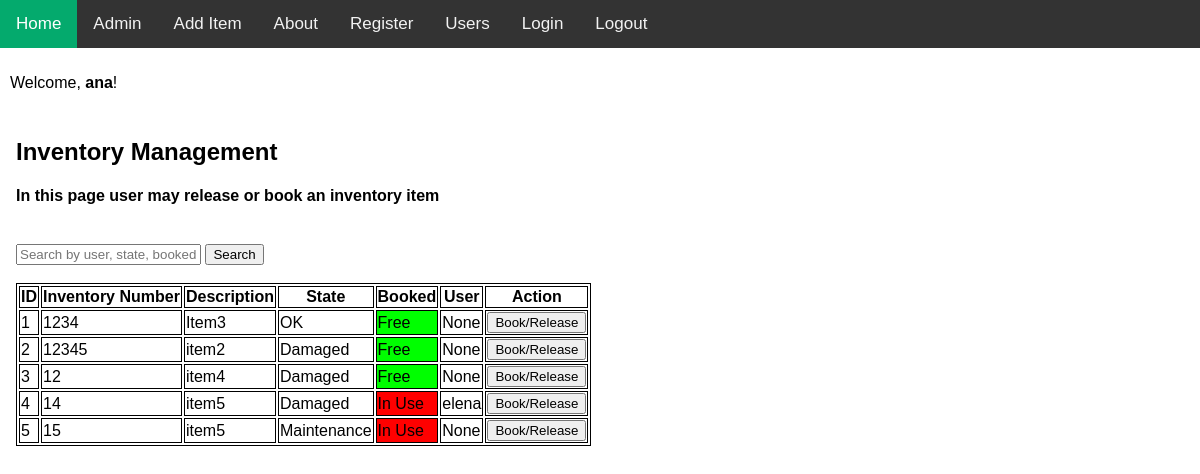
Page / (signed in) on the earlier database version.
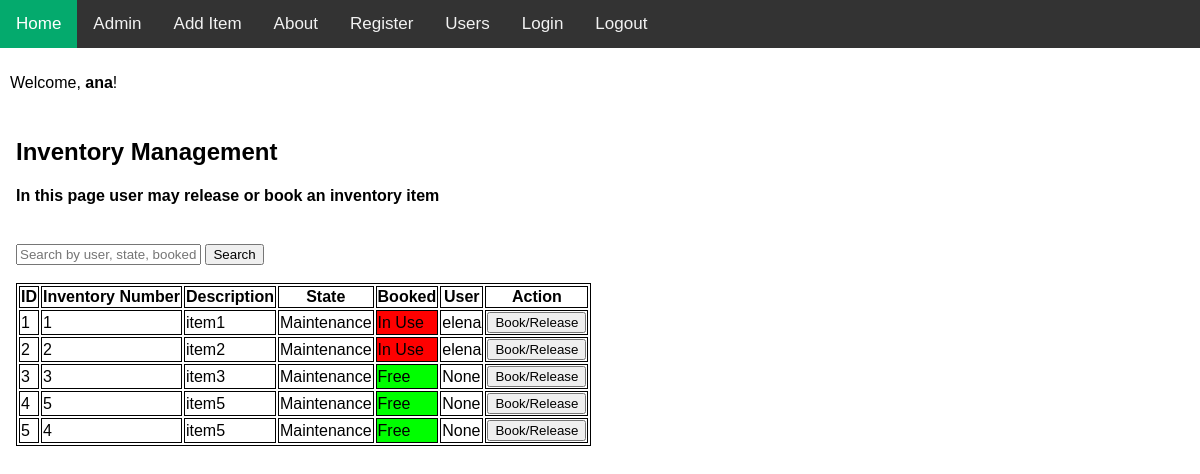
Same page on the later database version.
### app/main/models.py (models this page shows)
class Inventory(db.Model):
    inventory_id = db.Column(db.Integer, primary_key=True)
    inventory_number = db.Column(db.Integer, unique=True, nullable=False)
    inventory_description = db.Column(db.String(80), unique=False, nullable=True)
    inventory_state= db.Column(db.String(80), unique=False, nullable=True)
    inventory_booked = db.Column(db.String(80), unique=False, nullable=True)
    user_id = db.Column(db.Integer, db.ForeignKey('user.user_id'), nullable=True)

### app/main/routes.py (the view, shortened to what this page needs)
@main.route('/',methods=['GET', 'POST'])
def home():
    inventory = Inventory.query.all()
    message=""
    if not current_user.is_authenticated:
        print(f"Debug1 Home- Page of for User not authenticated is displayed")
        return render_template("home.html", inventory=inventory)
    return render_template("home_user_authenticated.html",inventory=inventory,message=message )

### app/main/models.py (called while the page is built)
@login_manager.user_loader
def load_user(user_id):
    return User.query.get(int(user_id))

### app/main/templates/home_user_authenticated.html (shortened to what this page needs)
{% extends "base.html" %}
{% block content %}
<div class="container mt-4">
    <h2>Inventory Management</h2>
    <h4>In this page user may release or book an inventory item</h4>
    <br>
    <form method="GET" action="{{ url_for('main.search_user') }}" class="mb-3">
        <div class="input-group">
            <input type="text" name="search" class="form-control" placeholder="Search by user, state, booked, descr..." value="{{ request.args.get('search', '') }}">
            <button type="submit" class="btn btn-primary">Search</button><br><br>
        </div>
    </form>
    <div class="table-responsive">
    <table class="table table-bordered table-striped">
        <thead class="table-dark">
            <tr>
                <th onclick="sortTable(0)">ID</th>
                <th onclick="sortTable(1)">Inventory Number</th>
                <th onclick="sortTable(2)">Description</th>
                <th onclick="sortTable(3)">State</th>
                <th onclick="sortTable(4)">Booked</th>
                <th onclick="sortTable(5)">User</th>
                <th onclick="sortTable(6)">Action</th>
            </tr>
        </thead>
        <tbody>
            {% for item in inventory%}
            <tr>
                <td> {{ loop.index }} </td>
                <td> {{ item.inventory_number }} </td>
                <td> {{ item.inventory_description }} </td>
                <td> {{ item.inventory_state }} </td>
                {% if item.inventory_booked == "Free" %}   <td style="background-color:#00FF00"> {{ item.inventory_booked }}  </td>
                {% endif %}
                {% if item.inventory_booked == "In Use" %}  <td style="background-color:#FF0000"> {{ item.inventory_booked }}  </td>
                {% endif %}
                <td> {{ item.user_id }} </td>
                <td>
                    <form action="{{ url_for('main.home') }}" method="POST">
                        <button type="submit">Book/Release</button>
                    </form>
                </td>
            </tr>
           {% else %}
            <tr>
                <td colspan="8" class="text-center">No results found</td>
            </tr>
            {% endfor %}
        </tbody>
    </table>
    </div>
</div>
{% endblock %}

Differences in the rows shown:
changed Inventory: inventory_number "1234" → "1"; inventory_description "Item3" → "item1"; inventory_state "OK" → "Maintenance"; user_id "None" → "elena"; inventory_booked "Free" → "In Use"
changed Inventory "item2": inventory_number "12345" → "2"; inventory_state "Damaged" → "Maintenance"; user_id "None" → "elena"; inventory_booked "Free" → "In Use"
changed Inventory: inventory_number "12" → "3"; inventory_description "item4" → "item3"; inventory_state "Damaged" → "Maintenance"
changed Inventory (number 4 of 5 on the later page): inventory_number "14" → "5"; inventory_state "Damaged" → "Maintenance"; user_id "elena" → "None"; inventory_booked "In Use" → "Free"
changed Inventory (number 5 of 5 on the later page): inventory_number "15" → "4"; inventory_booked "In Use" → "Free"
